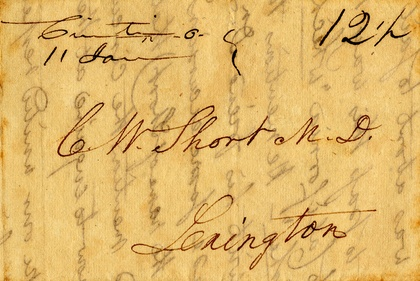
%> input picture gatos_method/images/image.jpg, 420 x 281 px, shrunk from 982 x 657 before the run
$ octave gatos_binarization_method.m   (GNU Octave 9; MATLAB toolbox functions it lacks are replaced by stand-ins)
%> lines starting %> are read from the running program, lines starting %| are printed output that depends on the picture; in (x1, y1, x2, y2) boxes, pixels count from 0 and x2, y2 are one past the last pixel; in counts of white or black regions, pixels touching at a corner belong together; the program's own positions count from 1
### gatos_method/sauvola.m
function output=sauvola(image,w,k)


% Convert to double
image = double(image);

% Mean value
filterWindow = ones(w,w) /(w*w);
mean = imfilter(image, filterWindow, 'replicate' );

% Standard deviation
meanSquare = imfilter(image.^2,filterWindow, 'replicate' );
deviation = (meanSquare - mean.^2).^0.5;

R = max(deviation(:));
threshold = mean.*(1 + k * (deviation / R-1));
output = (image > threshold);
%figure,imshow(output)

### gatos_method/character_height.m
function avg_height = character_height(image)

    [r,~] = size(image);

    [image_label,~] = bwlabel(image,8);
    regions = regionprops(image_label, 'BoundingBox');

    bound_box = {regions.BoundingBox};
    BOX = cell2mat(bound_box);
    heights = BOX(4:4:length(BOX));

    heights(heights<=10 | heights>=r/2) = [];
    avg_height = round(sum(heights)/length(heights));

### gatos_method/stroke_width.m
function stroke_width = stroke_width(image)

    [r,c] = size(image);
    [image_label,~] = bwlabel(image,8);

    width_ = [];
    continue_width = 0;
    count = 1;

   for i = 1:r
      for j = 2:c
          if image_label(i,j)~=0
             if image_label(i,j)==image_label(i,j-1)
                continue_width = continue_width+1;
             else
                 if continue_width>=3 &  continue_width<=21
                    width_(count) = continue_width;
                    continue_width = 0;
                    count = count + 1;
                 end
            end
          end
      end
   end

stroke_width = round(sum(width_)/length(width_));


### gatos_method/gatos_background_estimation.m
function background= gatos_background_estimation(image,binary,dx, dy)

%%image --grayscale image, binary -- sauvola binary image, dx -- avg
%%character height, dy --avg stroke width

[x,y] = size(image);         %image size


op_binary = 1 - binary;

II = double(image).*op_binary;

kernel = ones(dx, dy);

sum1 = conv2(double(II), kernel, 'same');
sum2 = conv2(op_binary, kernel, 'same');

background = round(sum1./sum2);

for i=1:x
    for j=1:y
        if binary(i,j)==0
            background(i,j) = image(i,j);
        end
    end
end

background = uint8(background);


end


### gatos_method/final_thresholding.m
function final_binary=final_thresholding(gray,binary,background)

[x,y]=size(binary);
gray=double(gray);
background=double(background);

%calculate d parameter
delta_1 = sum(sum(background - gray));
delta_2 = sum(sum(binary));
delta = delta_1./delta_2;

%calculate b parameter
b_1 = sum(sum(background - (1 - binary)));
b_2 = sum(sum(1 - binary));
b = b_1./b_2;

%b=floor(b);
%d=floor(d);

p1 = 0.5; p2 = 0.8; q = 0.6;

%calculate d

d_ = 1 + exp((-4*background./(b*(1 - p1))) + (2*(1 + p1)./(1 - p1)));

d=q*delta*((1 - p2)./d_ + p2);
%d=floor(d);


final_binary = zeros(x,y);
final_binary(d < (background - gray)) = 1;


### gatos_method/post_processing.m
function post_image = post_processing(post_image,heigth)


n = 0.15*heigth;
n = floor(n);

ksw = 0.6*n^2; % value ksw is not the suggest value
ksh = 0.9*n^2;
%dx=0.25*n; dy=dx;
ksw1 = 0.6*n^2;
kernel = ones(n,n);

%%% shrink filter


Psh_ = conv2(1-post_image, kernel, 'same');
Psh = post_image.*Psh_;

post_image(Psh>ksh) = 0;
%figure,imshow(~fin_binary);

%%% swell filter  ---missing xa, ya conditions

Psw_ = conv2(post_image, kernel, 'same');
Psw = (1-post_image).*Psw_;

post_image(Psw>ksw) = 1;
%figure,imshow(~fin_binary);

%%% third filter

Psw1_ = conv2(post_image, kernel, 'same');
Psw1 = (1-post_image).*Psw1_;

post_image(Psw1>ksw1) = 1;
%figure,imshow(~fin_binary);

### gatos_method/gatos_binarization_method.m
clc;  close all;

% read image
image = imread('image.jpg');
%> image is the input picture: size 281x420x3 uint8; mean R, G, B 222.8, 181.9, 106.3
[r, c, z] = size(image);
%> r = 281; c = 420; z = 3

if z> 1
    gray = rgb2gray(image);
else
    gray = image;
end
%figure,imshow(gray);

%apply wiener filter
gray_wiener=wiener2(gray, [3,3]);
%figure,imshow(gray_wiener);

% temp sauvola binary image
sauvola_bin=sauvola(gray_wiener,25,0.2);
%> in sauvola, `deviation = (meanSquare - mean.^2).^0.5;`:
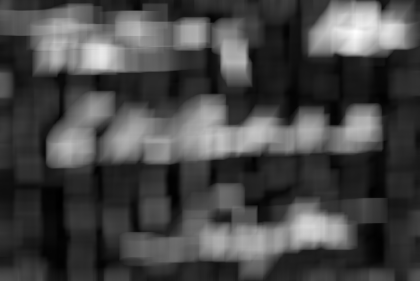
%> deviation: size 281x420 double; min 2.4, max 65.98, mean 20.2; drawn with min black and max white
%> in sauvola, `R = max(deviation(:));`: R = 65.98
%> in sauvola, `output = (image > threshold);`:
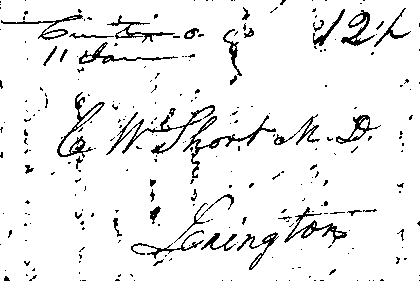
%> output: size 281x420 logical; 93.2% white; black in thin lines or dots
%figure,imshow(sauvola_bin);

sauvola_bin = ~sauvola_bin;  % cause authors consider foreground pixel as 1
%> sauvola_bin: size 281x420 logical; 6.8% white in thin lines or dots


%%%first we have to calculate characters mean height and stroke width

heigth=character_height(sauvola_bin);
%> in character_height, `[image_label,~] = bwlabel(image,8);`:
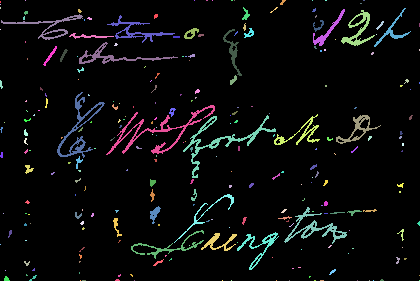
%> image_label: size 281x420 double; 260 distinct labels, from 0 to 259; one colour per label, 0 black
%> in character_height, `regions = regionprops(image_label, 'BoundingBox');`: regions = 259 regions; largest, box (x1, y1, x2, y2): (183, 115, 276, 178), (106, 105, 215, 155), (57, 92, 105, 158), (174, 194, 234, 243), (284, 207, 347, 244)
%> in character_height, `bound_box = {regions.BoundingBox};`: bound_box = 259 items
%> in character_height, `BOX = cell2mat(bound_box);`: BOX = 1036 values, max 419.5 at index 1017, min 0.5 at index 1, mean 88.3
%> in character_height, `heights = BOX(4:4:length(BOX));`: heights = 259 values, max 66 at index 45, min 1 at index 2, mean 5.75
%> in character_height, `avg_height = round(sum(heights)/length(heights));`: avg_height = 29
%> heigth = 29
str_width=stroke_width(sauvola_bin);
%> after the loop in stroke_width, `for i = 1:r`: continue_width = 5296; count = 67; width_ = 66 values, max 18 at index 61, min 3 at index 4, mean 5.03
%> in stroke_width, `stroke_width = round(sum(width_)/length(width_));`: stroke_width = 5
%> str_width = 5


% background estimation
background=gatos_background_estimation(gray_wiener, sauvola_bin,heigth,str_width);
%> in gatos_background_estimation, `op_binary = 1 - binary;`: op_binary: size 281x420 double; values 0 (black) and 1 (white), 93.2% white; black in thin lines or dots
%> in gatos_background_estimation, `sum2 = conv2(op_binary, kernel, 'same');`:
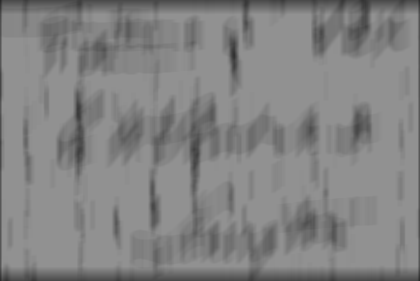
%> sum2: size 281x420 double; min 40, max 145, mean 131.1
%> in gatos_background_estimation, `background = round(sum1./sum2);`:
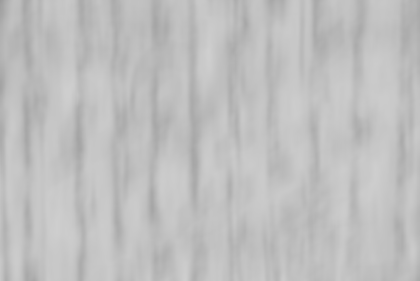
%> background: size 281x420 double; min 155, max 207, mean 190.7
%figure, imshow(background);

%%final thresholding

final_binary=final_thresholding(gray,sauvola_bin,background);
%> in final_thresholding, `delta_1 = sum(sum(background - gray));`: delta_1 = 600800
%> in final_thresholding, `delta_2 = sum(sum(binary));`: delta_2 = 8051
%> in final_thresholding, `delta = delta_1./delta_2;`: delta = 74.62
%> in final_thresholding, `b_1 = sum(sum(background - (1 - binary)));`: b_1 = 22382497
%> in final_thresholding, `b_2 = sum(sum(1 - binary));`: b_2 = 109969
%> in final_thresholding, `b = b_1./b_2;`: b = 203.5
%> in final_thresholding, `d=q*delta*((1 - p2)./d_ + p2);`:
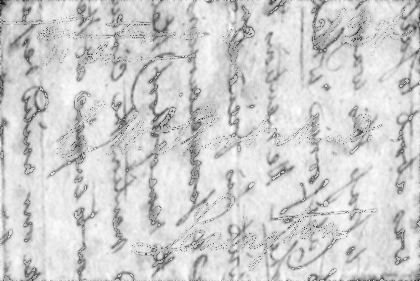
%> d: size 281x420 double; min 38.73, max 44.04, mean 43.1; drawn with min black and max white
%> in final_thresholding, `final_binary(d < (background - gray)) = 1;`: final_binary: size 281x420 double; values 0 (black) and 1 (white), 5% white in thin lines or dots
%figure, imshow(~final_binary)


%%%post-processing
post_image = post_processing(final_binary,heigth);
%> in post_processing, `n = 0.15*heigth;`: n = 4.35
%> in post_processing, `n = floor(n);`: n = 4
%> in post_processing, `ksw = 0.6*n^2;`: ksw = 9.6
%> in post_processing, `ksh = 0.9*n^2;`: ksh = 14.4
%> in post_processing, `ksw1 = 0.6*n^2;`: ksw1 = 9.6
%> in post_processing, `post_image(Psh>ksh) = 0;`: post_image: size 281x420 double; values 0 (black) and 1 (white), 4.9% white in thin lines or dots
%> in post_processing, `post_image(Psw>ksw) = 1;`: post_image: size 281x420 double; values 0 (black) and 1 (white), 5.2% white in thin lines or dots
%> in post_processing, `post_image(Psw1>ksw1) = 1;`:
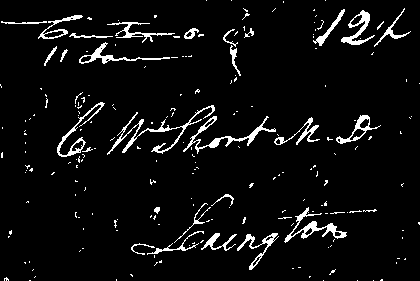
%> post_image: size 281x420 double; values 0 (black) and 1 (white), 5.4% white in thin lines or dots

post_image = ~post_image;
%> post_image: size 281x420 logical; 94.6% white; black in thin lines or dots
figure, imshow(post_image)
